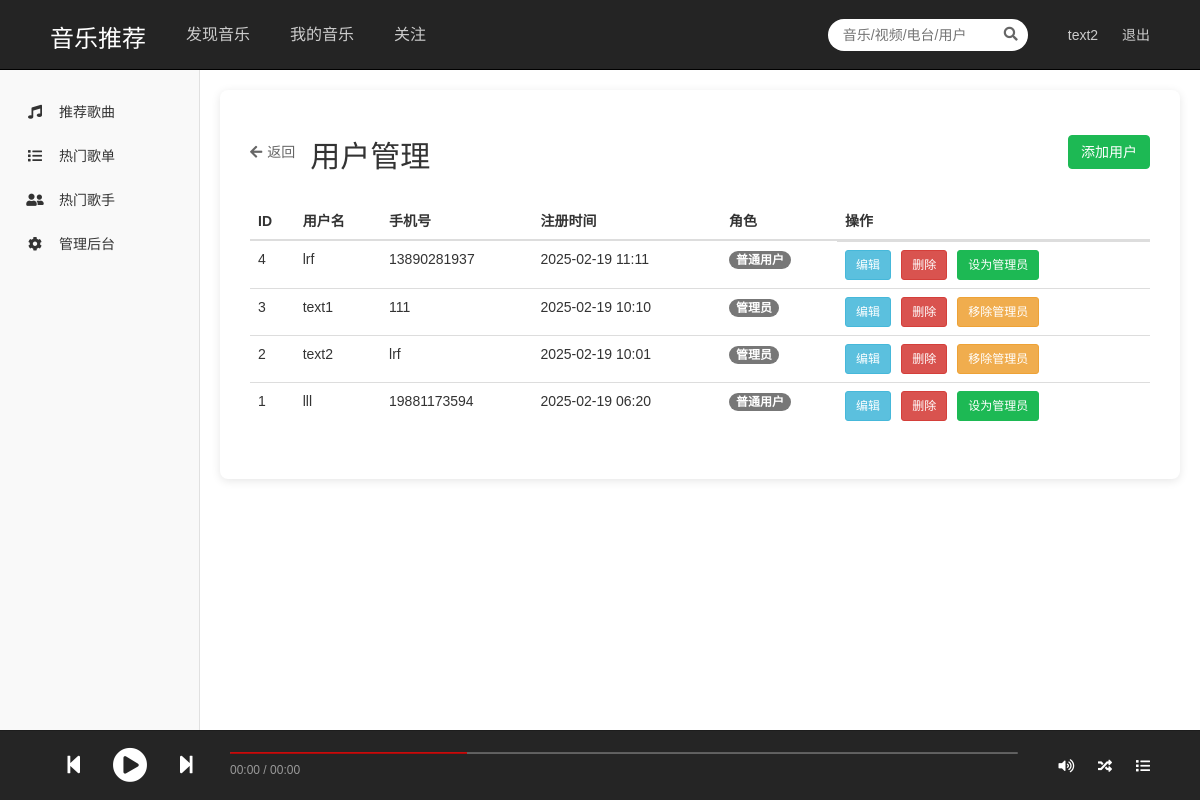
Screenshot of /management/users/ (signed in) with the database file from the repository.
### app01/models.py (models this page shows, shortened)
class User(models.Model):
    username = models.CharField(max_length=50, verbose_name='用户名')
    phone = models.CharField(max_length=11, unique=True, verbose_name='手机号')
    password = models.CharField(max_length=32, verbose_name='密码')
    is_admin = models.BooleanField(default=False, verbose_name='是否管理员')
    create_time = models.DateTimeField(auto_now_add=True, verbose_name='创建时间')
    class Meta:
        verbose_name = '用户'
        verbose_name_plural = verbose_name

### app01/views.py (the view)
    def wrapper(request, *args, **kwargs):
        if not request.session.get('user_id'):
            messages.error(request, '请先登录')
            return redirect('login')
        return view_func(request, *args, **kwargs)

### app01/views.py (called while the page is built, shortened)
def login_required(view_func):
    def wrapper(request, *args, **kwargs):
        if not request.session.get('user_id'):
            messages.error(request, '请先登录')
            return redirect('login')
        return view_func(request, *args, **kwargs)
    return wrapper

@login_required
def user_management(request):
    users = User.objects.all().order_by('-create_time')
    return render(request, 'user_management.html', {'users': users})

### app01/templates/user_management.html (shortened to what this page needs)
{% extends 'base.html' %}
{% load static %}
{% block content %}
<div class="user-container">
    <div class="header-section">
        <div class="title-section">
            <a href="{% url 'admin_dashboard' %}" class="back-btn">
                <i class="fas fa-arrow-left"></i> 返回
            </a>
            <h2>用户管理</h2>
        </div>
        <button type="button" class="btn btn-primary" data-toggle="modal" data-target="#addUserModal">
            添加用户
        </button>
    </div>
    <div class="table-responsive">
        <table class="table">
            <thead>
                <tr>
                    <th>ID</th>
                    <th>用户名</th>
                    <th>手机号</th>
                    <th>注册时间</th>
                    <th>角色</th>
                    <th>操作</th>
                </tr>
            </thead>
            <tbody>
                {% for user in users %}
                <tr>
                    <td>{{ user.id }}</td>
                    <td>{{ user.username }}</td>
                    <td>{{ user.phone }}</td>
                    <td>{{ user.create_time|date:"Y-m-d H:i" }}</td>
                    <td>
                        {% if user.is_admin %}
                        <span class="badge badge-primary">管理员</span>
                        {% else %}
                        <span class="badge badge-secondary">普通用户</span>
                        {% endif %}
                    </td>
                    <td class="action-btns">
                        <button class="btn btn-sm btn-info" onclick="editUser({{ user.id }})">编辑</button>
                        <button class="btn btn-sm btn-danger" onclick="deleteUser({{ user.id }})">删除</button>
                        {% if not user.is_admin %}
                        <form method="POST" style="display: inline;">
                            <button type="submit" class="btn btn-sm btn-primary">设为管理员</button>
                        </form>
                        {% else %}
                        <form method="POST" style="display: inline;">
                            <button type="submit" class="btn btn-sm btn-warning">移除管理员</button>
                        </form>
                        {% endif %}
                    </td>
                </tr>
                {% endfor %}
            </tbody>
        </table>
    </div>
</div>
{% endblock %}

### app01/templates/base.html (shortened to what this page needs)
<!DOCTYPE html>
<html lang="zh-CN">
<head>
    {% load static %}
    <link rel="stylesheet" href="{% static 'bootstrap-3.4.1/css/bootstrap.min.css' %}">
    <link href="https://cdnjs.cloudflare.com/ajax/libs/font-awesome/5.15.4/css/all.min.css" rel="stylesheet">
    <link rel="stylesheet" href="{% static 'css/style.css' %}">
</head>
<body>
    <div class="g-topbar">
        <div class="m-top">
            <div class="m-top-wrap">
                <h1 class="logo">
                    <a href="{% url 'index' %}">音乐推荐</a>
                </h1>
                <ul class="m-nav">
                    <li><a href="{% url 'index' %}">发现音乐</a></li>
                    <li><a href="{% url 'profile' %}">我的音乐</a></li>
                    <li><a href="#">关注</a></li>
                </ul>
                <div class="m-search">
                    <input type="text" placeholder="音乐/视频/电台/用户">
                    <i class="fas fa-search"></i>
                </div>
                <div class="m-user">
                    {% if request.session.user_id %}
                        <div class="user-info">
                            <a href="{% url 'profile' %}">{{ request.session.username }}</a>
                            <a href="{% url 'logout' %}">退出</a>
                        </div>
                    {% else %}
                        <div class="user-login">
                            <a href="{% url 'login' %}">登录</a>
                        </div>
                    {% endif %}
                </div>
            </div>
        </div>
    </div>
    <div class="g-container">
        {% if request.resolver_match.url_name != 'profile' %}
        <div class="g-side">
            <div class="m-side">
                <ul class="side-menu">
                    <li><a href="{% url 'song_list' %}"><i class="fas fa-music"></i> 推荐歌曲</a></li>
                    <li><a href="{% url 'playlist_list' %}"><i class="fas fa-list"></i> 热门歌单</a></li>
                    <li><a href="{% url 'artist_list' %}"><i class="fas fa-user-friends"></i> 热门歌手</a></li>
                    {% if request.session.user_id %}
                    <li><a href="{% url 'admin_dashboard' %}"><i class="fas fa-cog"></i> 管理后台</a></li>
                    {% endif %}
                </ul>
            </div>
        </div>
        {% endif %}
        <div class="g-main {% if request.resolver_match.url_name == 'profile' %}g-main-full{% endif %}">
            {% block content %}{% endblock %}
        </div>
    </div>
    <div class="g-player">
        <div class="m-player">
            <div class="player-controls">
                <a href="#" class="btn-prev"><i class="fas fa-step-backward"></i></a>
                <a href="#" class="btn-play"><i class="fas fa-play-circle"></i></a>
                <a href="#" class="btn-next"><i class="fas fa-step-forward"></i></a>
            </div>
            <div class="player-progress">
                <div class="progress">
                    <div class="progress-bar"></div>
                </div>
                <span class="time">00:00 / 00:00</span>
            </div>
            <div class="player-options">
                <a href="#" class="btn-volume"><i class="fas fa-volume-up"></i></a>
                <a href="#" class="btn-mode"><i class="fas fa-random"></i></a>
                <a href="#" class="btn-playlist"><i class="fas fa-list"></i></a>
            </div>
        </div>
    </div>
</body>
</html>

### app01/static/css/style.css (style rules this page uses)
body { min-height: 100vh; display: flex; flex-direction: column; background-color: #f5f5f5; padding-bottom: 80px; }
.btn-primary { background-color: #1DB954; border-color: #1DB954; }
body { font-family: Arial, sans-serif; background: #f5f5f5; margin: 0; padding: 0; }
.g-topbar { position: fixed; top: 0; left: 0; right: 0; height: 70px; background: #242424; border-bottom: 1px solid #000; z-index: 1000; }
.m-top { width: 100%; height: 70px; }
.m-top-wrap { width: 1100px; margin: 0 auto; display: flex; align-items: center; height: 100%; }
.logo { margin: 0; padding: 0; }
.logo a { color: #fff; text-decoration: none; font-size: 24px; margin-right: 20px; }
.m-nav { display: flex; list-style: none; margin: 0; padding: 0; }
.m-nav li a { color: #ccc; text-decoration: none; padding: 0 20px; font-size: 16px; }
.m-search { position: relative; margin-left: auto; }
.m-search input { width: 200px; height: 32px; border-radius: 32px; border: none; background: #fff; padding: 0 30px 0 15px; }
.m-search i { position: absolute; right: 10px; top: 8px; color: #666; }
.m-user { margin-left: 20px; }
.m-user a { color: #ccc; text-decoration: none; margin-left: 20px; }
.g-container { display: flex; margin-top: 70px; min-height: calc(100vh - 140px); }
.g-side { width: 200px; background: #f9f9f9; border-right: 1px solid #e1e1e1; padding: 20px 0; }
.side-menu { list-style: none; padding: 0; margin: 0; }
.side-menu li a { display: block; padding: 12px 25px; color: #333; text-decoration: none; }
.side-menu li a i { margin-right: 10px; width: 20px; text-align: center; }
.g-main { flex: 1; padding: 20px; background: #fff; }
.g-player { position: fixed; bottom: 0; left: 0; right: 0; height: 70px; background: #252525; border-top: 1px solid #1d1d1d; }
.m-player { display: flex; align-items: center; justify-content: space-between; width: 1100px; margin: 0 auto; height: 100%; color: #fff; }
.player-controls { display: flex; align-items: center; }
.player-controls a { color: #fff; font-size: 20px; margin: 0 15px; text-decoration: none; }
.btn-play { font-size: 35px !important; }
.player-progress { flex: 1; margin: 0 20px; }
.progress { height: 2px; background: #666; margin-bottom: 5px; }
.progress-bar { height: 100%; background: #c70c0c; width: 30%; }
.time { font-size: 12px; color: #999; }
.player-options a { color: #fff; margin-left: 20px; text-decoration: none; }

### app01/templates/user_management.html (style rules this page uses)
.user-container { padding: 30px; background: #fff; border-radius: 8px; box-shadow: 0 2px 10px rgba(0,0,0,0.1); }
.header-section { display: flex; justify-content: space-between; align-items: center; margin-bottom: 20px; }
.title-section { display: flex; align-items: center; gap: 15px; }
.back-btn { color: #666; text-decoration: none; display: flex; align-items: center; gap: 5px; }
.table-responsive { margin-top: 20px; }
.action-btns { display: flex; gap: 10px; }

### rows the page displays
User: session.username "text2", id "2", username "text2", phone "lrf", create_time "2025-02-19 10:01", is_admin "管理员"
User: id "4", username "lrf", phone "13890281937", create_time "2025-02-19 11:11", is_admin "普通用户"
User: id "3", username "text1", phone "111", create_time "2025-02-19 10:10", is_admin "管理员"
User: id "1", username "lll", phone "19881173594", create_time "2025-02-19 06:20", is_admin "普通用户"
